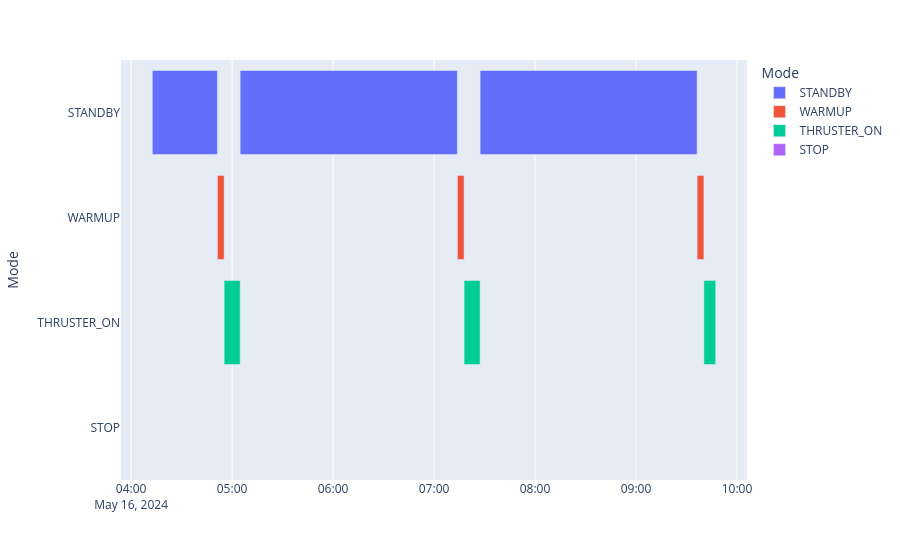
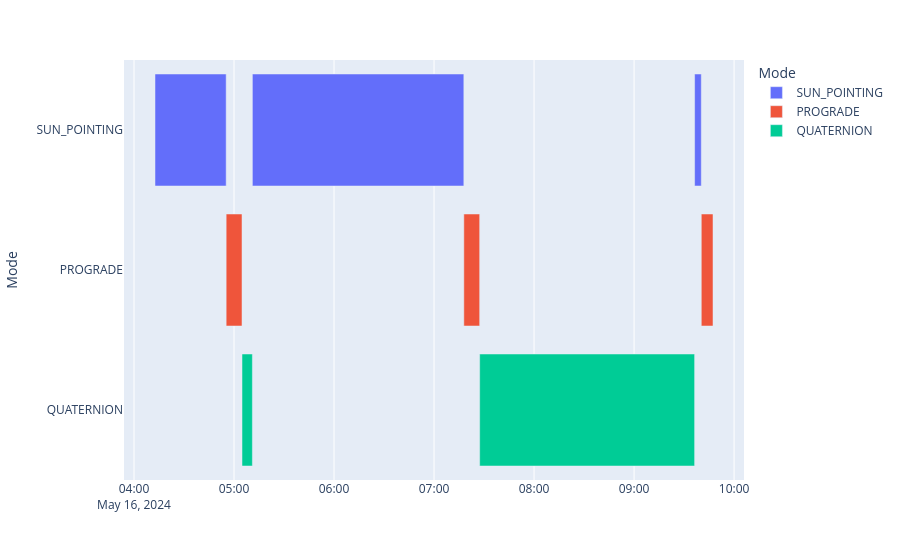

Write notebook code for charts like these, in order.
### Markdown cell above
#### Chronogram corresponding to the "Thruster Modes" and "Attitude Modes"

### Code cell
fig = px.timeline(df_thruster, x_start="Start", x_end="End", color="Mode", y="Mode")
fig.show()

fig = px.timeline(df_attitude, x_start="Start", x_end="End", color="Mode", y="Mode")
fig.show()

### Figure 1 — Plotly figure (JSON) as saved in the notebook; plotly's stock layout.template omitted (floating-point values rounded to 4 significant figures)
{"data": [{"alignmentgroup": "True", "base": ["2024-05-16T04:12:36.060768+00:00", "2024-05-16T05:04:48.042205+00:00", "2024-05-16T07:27:22.401563+00:00"], "hovertemplate": "Mode=%{y}<br>Start=%{base}<br>End=%{x}<extra></extra>", "legendgroup": "STANDBY", "marker": {"color": "#636efa", "pattern": {"shape": ""}}, "name": "STANDBY", "offsetgroup": "STANDBY", "orientation": "h", "showlegend": true, "textposition": "auto", "type": "bar", "x": [2322000.0, 7744000.0, 7737000.0], "xaxis": "x", "y": ["STANDBY", "STANDBY", "STANDBY"], "yaxis": "y"}, {"alignmentgroup": "True", "base": ["2024-05-16T04:51:17.859563+00:00", "2024-05-16T07:13:52.207460+00:00", "2024-05-16T09:36:19.738060+00:00"], "hovertemplate": "Mode=%{y}<br>Start=%{base}<br>End=%{x}<extra></extra>", "legendgroup": "WARMUP", "marker": {"color": "#EF553B", "pattern": {"shape": ""}}, "name": "WARMUP", "offsetgroup": "WARMUP", "orientation": "h", "showlegend": true, "textposition": "auto", "type": "bar", "x": [240000, 240000, 240000], "xaxis": "x", "y": ["WARMUP", "WARMUP", "WARMUP"], "yaxis": "y"}, {"alignmentgroup": "True", "base": ["2024-05-16T04:55:17.859563+00:00", "2024-05-16T07:17:52.207460+00:00", "2024-05-16T09:40:19.738060+00:00"], "hovertemplate": "Mode=%{y}<br>Start=%{base}<br>End=%{x}<extra></extra>", "legendgroup": "THRUSTER_ON", "marker": {"color": "#00cc96", "pattern": {"shape": ""}}, "name": "THRUSTER_ON", "offsetgroup": "THRUSTER_ON", "orientation": "h", "showlegend": true, "textposition": "auto", "type": "bar", "x": [570200.0, 570200.0, 421400.0], "xaxis": "x", "y": ["THRUSTER_ON", "THRUSTER_ON", "THRUSTER_ON"], "yaxis": "y"}, {"alignmentgroup": "True", "base": ["2024-05-16T09:47:21.185608+00:00"], "hovertemplate": "Mode=%{y}<br>Start=%{base}<br>End=%{x}<extra></extra>", "legendgroup": "STOP", "marker": {"color": "#ab63fa", "pattern": {"shape": ""}}, "name": "STOP", "offsetgroup": "STOP", "orientation": "h", "showlegend": true, "textposition": "auto", "type": "bar", "x": [0], "xaxis": "x", "y": ["STOP"], "yaxis": "y"}], "layout": {"barmode": "overlay", "legend": {"title": {"text": "Mode"}, "tracegroupgap": 0}, "margin": {"t": 60}, "xaxis": {"anchor": "y", "domain": [0, 1], "type": "date"}, "yaxis": {"anchor": "x", "categoryarray": ["STOP", "THRUSTER_ON", "WARMUP", "STANDBY"], "categoryorder": "array", "domain": [0, 1], "title": {"text": "Mode"}}}}

### Figure 2 — Plotly figure (JSON) as saved in the notebook; plotly's stock layout.template omitted (floating-point values rounded to 4 significant figures)
{"data": [{"alignmentgroup": "True", "base": ["2024-05-16T04:12:36.060768+00:00", "2024-05-16T05:11:01.087008+00:00", "2024-05-16T09:36:19.738060+00:00", "2024-05-16T09:47:21.185608+00:00"], "hovertemplate": "Mode=%{y}<br>Start=%{base}<br>End=%{x}<extra></extra>", "legendgroup": "SUN_POINTING", "marker": {"color": "#636efa", "pattern": {"shape": ""}}, "name": "SUN_POINTING", "offsetgroup": "SUN_POINTING", "orientation": "h", "showlegend": true, "textposition": "auto", "type": "bar", "x": [2562000.0, 7611000.0, 240000, 0], "xaxis": "x", "y": ["SUN_POINTING", "SUN_POINTING", "SUN_POINTING", "SUN_POINTING"], "yaxis": "y"}, {"alignmentgroup": "True", "base": ["2024-05-16T04:55:17.859563+00:00", "2024-05-16T07:17:52.207460+00:00", "2024-05-16T09:40:19.738060+00:00"], "hovertemplate": "Mode=%{y}<br>Start=%{base}<br>End=%{x}<extra></extra>", "legendgroup": "PROGRADE", "marker": {"color": "#EF553B", "pattern": {"shape": ""}}, "name": "PROGRADE", "offsetgroup": "PROGRADE", "orientation": "h", "showlegend": true, "textposition": "auto", "type": "bar", "x": [570200.0, 570200.0, 421400.0], "xaxis": "x", "y": ["PROGRADE", "PROGRADE", "PROGRADE"], "yaxis": "y"}, {"alignmentgroup": "True", "base": ["2024-05-16T05:04:48.042205+00:00", "2024-05-16T07:27:22.401563+00:00"], "hovertemplate": "Mode=%{y}<br>Start=%{base}<br>End=%{x}<extra></extra>", "legendgroup": "QUATERNION", "marker": {"color": "#00cc96", "pattern": {"shape": ""}}, "name": "QUATERNION", "offsetgroup": "QUATERNION", "orientation": "h", "showlegend": true, "textposition": "auto", "type": "bar", "x": [373000.0, 7737000.0], "xaxis": "x", "y": ["QUATERNION", "QUATERNION"], "yaxis": "y"}], "layout": {"barmode": "overlay", "legend": {"title": {"text": "Mode"}, "tracegroupgap": 0}, "margin": {"t": 60}, "xaxis": {"anchor": "y", "domain": [0, 1], "type": "date"}, "yaxis": {"anchor": "x", "categoryarray": ["QUATERNION", "PROGRADE", "SUN_POINTING"], "categoryorder": "array", "domain": [0, 1], "title": {"text": "Mode"}}}}
